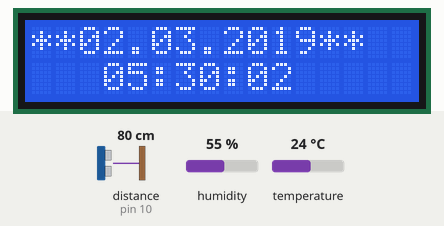
The sketch below on a simulated Arduino Uno, built for the host (arithmetic inside an expression is 32-bit, double 64-bit). Parts: 16×2 character LCD. Wiring (inferred from the names in the program): ultrasonic range finder: trigger pin 9; echo pin 10. The test bench sets the inputs (shaded band); at power-on: distance to the obstacle (sensor on pin 10) 80 cm, humidity 55 %, temperature 24 °C. The echo pulse lasts 58.3 µs per cm; the local clock reads 2024-03-15 10:24:30 at power-on unless the sketch sets it.

Above: at 2.2 s.
At 18.2 s:
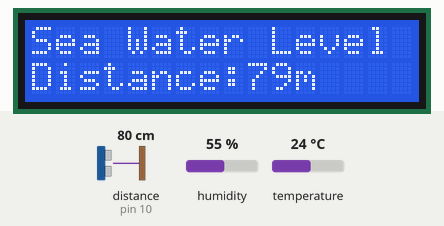
At 26.3 s:
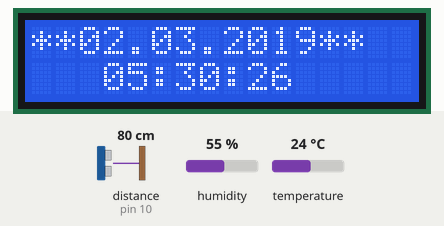
At 34.3 s:
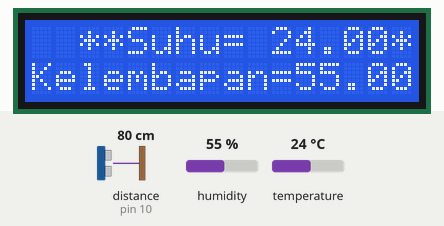

The sketch:

Control_Centre_Sea_Water_Level_Display.ino
```cpp
#include "dht.h"
#define SENSOR_PIN A0 // Analog Pin sensor is connected to
dht DHT;


#include <DS3231.h>
const int chipSelect = 50;
DS3231  rtc(SDA, SCL);

#include <Wire.h>
#include <LiquidCrystal_I2C.h>
LiquidCrystal_I2C lcd(0x27,2,1,0,4,5,6,7,3,POSITIVE);//cek lib//rary

const int trigPin = 9;
const int echoPin = 10;
long duration;
int distanceCm, distanceInch;

const int buzzer = 8;

void setup() {

 digitalWrite(buzzer,OUTPUT);
 rtc.begin();
 rtc.setDOW(FRIDAY);     // Set Day-of-Week to SUNDAY
 rtc.setTime(05, 30, 00);     // Set the time to 12:00:00 (24hr format)
 rtc.setDate(30,2,2019);   // Set the date to January 1st, 2014

 pinMode(trigPin, OUTPUT);
 pinMode(echoPin, INPUT);

 lcd.begin(16,2);
 delay(2000);

}

void loop() {

 digitalWrite(trigPin, LOW);
 delayMicroseconds(2);
 digitalWrite(trigPin, HIGH);
 delayMicroseconds(10);
 digitalWrite(trigPin, LOW);
 duration = pulseIn(echoPin, HIGH);
 distanceCm= duration*0.034/2;
 distanceInch = duration*0.0133/2;


 DHT.read11(SENSOR_PIN);

 lcd.clear();
 lcd.setCursor(0,0);
 lcd.print("**");
 lcd.print(rtc.getDateStr());
 lcd.print("**");
 lcd.setCursor(3,1);
 lcd.print(rtc.getTimeStr());
 delay(8000);

 lcd.clear();
 lcd.setCursor(2,0);
 lcd.print("**Suhu= ");
 lcd.print(DHT.temperature);
 lcd.print("**");
 lcd.setCursor(0,1);
 lcd.print("Kelembapan=");
 lcd.print(DHT.humidity);
 delay(8000);

 lcd.clear();
 lcd.setCursor(0,0);
 lcd.print("Sea Water Level");
 lcd.setCursor(0,1);
 lcd.print("Distance:");
 lcd.print(distanceCm);
 lcd.print("m");
 delay(8000);
 lcd.clear();


 if(distanceCm<5) // bagitau berapa cm nak bagi amaran untuk bunyi
 {
 tone(buzzer, 1000);
 lcd.print("Amaran banjir");
 delay(8000);
 }
 else
 {
 noTone;
 lcd.clear();
 }

 lcd.clear();

}
```

Measured:
- what the display in image 0 shows lasts 8.1 s, from 2.1 s to 10.2 s
